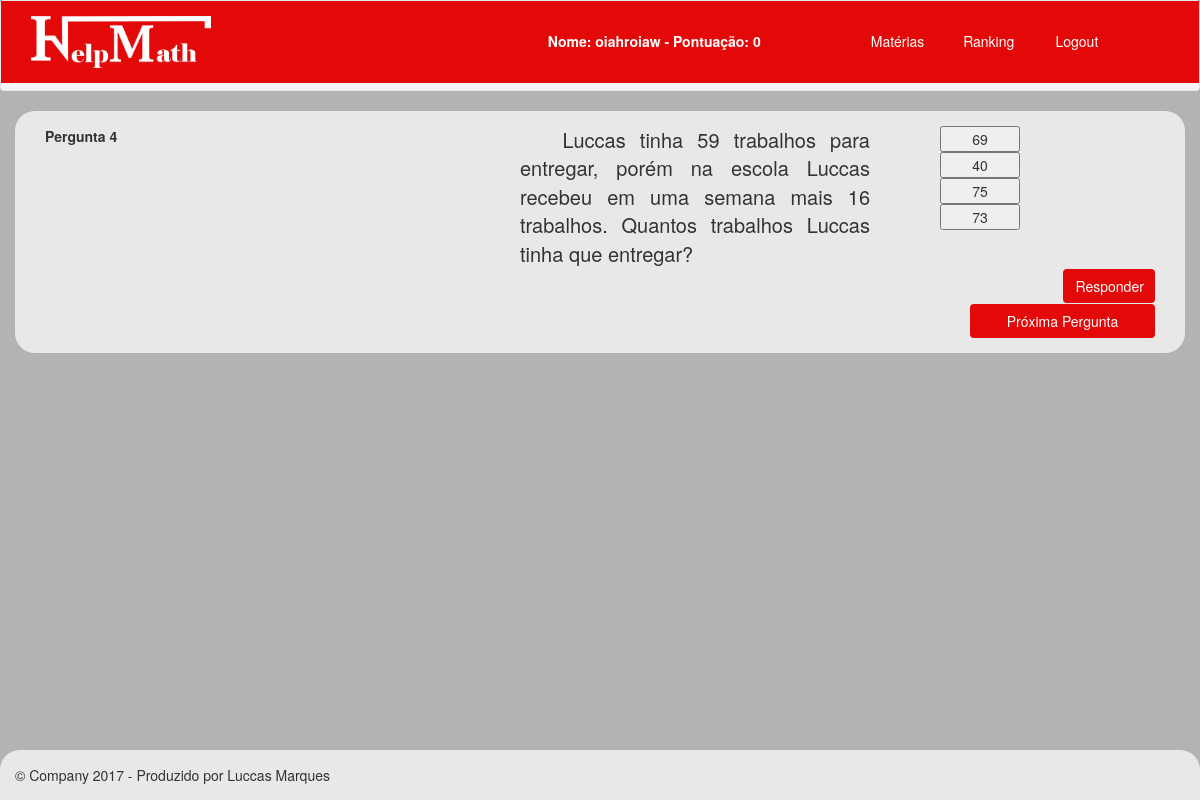
Screenshot of /jogos/soma/fase.1.php?id=4 (signed in) with the database file from the repository.
### tables this page shows
CREATE TABLE `perguntas` (
  `id` int(11) NOT NULL,
  `nome` varchar(250) NOT NULL,
  `questao` text NOT NULL,
  `id_fase` int(11) NOT NULL,
  `peso` int(11) NOT NULL,
  `pesoNegativo` int(11) NOT NULL
);

CREATE TABLE `respostas` (
  `id` int(11) NOT NULL,
  `resposta` int(11) NOT NULL,
  `id_pergunta` int(11) NOT NULL,
  `correta` int(11) NOT NULL
);

### jogos/soma/fase.1.php (the view, shortened to what this page needs)
<?php
include("header.php");
include "../../config/config.php";
$varId = $_GET['id'];
$sql3 = "SELECT *
FROM perguntas";
$resultado3 = $conecta->query($sql3);
$cont = mysqli_num_rows($resultado3);
$sql = "SELECT
          id,
          perguntas.nome AS nomeQuestao,
          perguntas.questao AS textoQuestao,
          perguntas.peso AS pesoQuestao,
          perguntas.pesoNegativo AS pesoQuestaoNegativo
        FROM perguntas WHERE id = $varId";
$resultado = $conecta->query($sql);
?>
<!DOCTYPE html>
<html lang="en">
  <head>
    <link href="../../lib/css/bootstrap.css" rel="stylesheet">
    <link href="../../lib/css/rowcss.css" rel="stylesheet">
  </head>
  <body class="fundogeral" >
        <div class="container fundoindex">
        <form method="POST" action="../../controller/correcao.php?id=<?php echo $varId; ?>">
        <?php
if($varId<=$cont){
 while($registro = $resultado->fetch_assoc()){
$sql2 = "SELECT
resposta
FROM respostas WHERE id_pergunta=".$registro['id'];
$resultado2 = $conecta->query($sql2);
?>
        <div class="tituloFeed col-md-5"><b><?php echo $registro['nomeQuestao']  ?></b></div>
        <div class="textoIntroducao col-md-4  ">&nbsp;&nbsp;&nbsp;<?php  echo $registro['textoQuestao']  ?></div>
        <?php
while($registro2 = $resultado2->fetch_assoc()){
        ?>
<div class="col-md-2">
<input class="col-md-offset-3 col-md-6 danger" type="button" value="<?php echo $registro2['resposta'] ?>" ></input>
</div>
<?php
}
}
}else{
  header ("Location: ../../index.php");
}
?>
<div class="col-md-12">
  <div class="col-md-11"></div>
<button id="button1id" type="submit" name="button1id" class="btn entrar col-md-1"> Responder </button>
</div>
   </form>
<div class="row">
<div class="col-md-12"></div>
</div>
<div class="col-md-12">
<div class="col-md-2"></div>
<div class="col-md-8"></div>
<a href="fase.php?pergunta=passou&id=<?php echo $varId+=1; ?>">
<button class="btn entrar col-md-2"> Próxima Pergunta </button>
</a>
</div>
        </div>
      <footer class="footer fundofooter fixed-bottom">
        <p>&copy; Company 2017 - Produzido por Luccas Marques</p>
      </footer>
  </body>
</html>

### rows the page displays
perguntas: nome "Pergunta 4", questao "Luccas tinha 59 trabalhos para entregar, porém na escola Luccas recebeu em uma semana mais 16 trabalhos. Quantos trabalhos Luccas tinha que entregar?"
respostas: resposta "69"
respostas: resposta "40"
respostas: resposta "75"
respostas: resposta "73"

### other values shown
$nomeUsuario "oiahroiaw"
$expUsuario "0"
